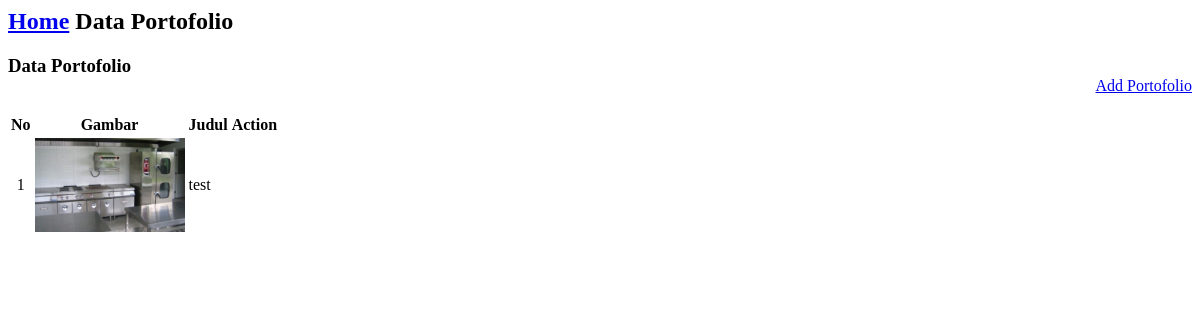
Page /adminpage/data-portofolio.php on the committed database.
### tables this page shows
CREATE TABLE `tb_portofolio` (
  `id_port` tinyint(11) NOT NULL,
  `id_admin` tinyint(4) DEFAULT NULL,
  `port_tittle` text,
  `gambar` varchar(100) DEFAULT NULL
);

### adminpage/data-portofolio.php (the view, shortened to what this page needs)
<div id="page-wrapper" class="gray-bg dashbard-1">
      <div class="content-main">
	    <div class="banner">
			<h2>
			<a href="admin.php">Home</a>
			<span>Data Portofolio</span>
			</h2>
	    </div>
			<link rel="stylesheet" href="css/graph.css">
<div class="content-top">
	<div class="col-md-12 ">
		<div class="grid-form">
			<div class="grid-form1">
			 	<h3 id="forms-example" class="" style="margin-bottom: 0px;">Data Portofolio</h3>
				<a href="admin.php?page=add-portofolio" class="btn btn-info" style="float: right;">Add Portofolio</a><br class="clear" /><br class="clear" />
					 <table class="table table-bordered">
						<thead>
							<tr>
								<th>No</th>
								<th>Gambar</th>
								<th>Judul</th>
								<th>Action</th>
							</tr>
						</thead>
						<tbody>
							<?php
								$query = mysql_query("select * from tb_portofolio");
								$i = 1;
								while($baris = mysql_fetch_array($query)){
									echo "<tr>
											<td align='center'>$i</td>
											<td><img src='$baris[gambar]' width=150></td>
											<td>$baris[port_tittle]</td>
											<td>
												<a href='admin.php?page=edit-portofolio&id=$baris[id_port]'><i class='fa fa-pencil fa-lg'></i></a>
												<a href='proses-delete-portofolio.php?id=$baris[id_port]' onclick='return delete(\"Apa anda yakin untuk menghapus".$baris["port_tittle"]."?\")'><i class='fa fa-trash fa-lg'></i></a>
											</td>
											</tr>";
								$i++;
								}
									?>
						</tbody>
					</table>
			</div>
		</div>
	</div>
</div>

### rows in the picture
tb_portofolio: gambar (picture), port_tittle "test"
